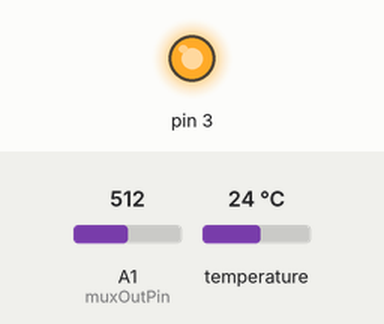
Recording of a sketch running on a simulated Arduino Uno, built with avr-gcc and run on an emulated ATmega328P. Shown: output pins drawn as LEDs (lit = HIGH). The inputs (shaded band) are chosen by the test bench; at power-on: A1 (muxOutPin) = 512, temperature 24 °C. No radio packets arrive unless stated; pins used as bus, display or sensor lines are not drawn.

Above: at 0.1 s.
At 1.3 s:
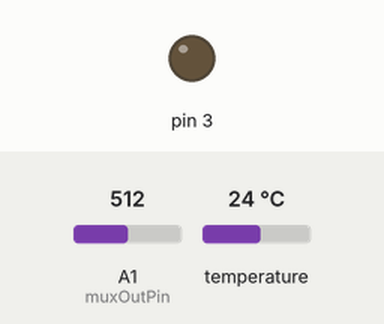
Timing chart, 0 to 2.8 s (numbered marks = the images above):
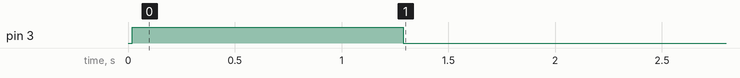

The sketch:

plants_wireless.ino
```cpp
#include <nRF24L01.h>
#include <printf.h>
#include <RF24.h>
#include <RF24_config.h>
#include <SPI.h>

#include <DallasTemperature.h>

#include <OneWire.h>

const int LIGHT_SENSOR_ID = 1;
const int TEMP_SENSOR_ID = 2;
const int MOISTURE_SENSOR_1_ID = 3;
const int MOISTURE_SENSOR_2_ID = 4;
const int MOISTURE_SENSOR_3_ID = 5;

/* Analog */
const int lightSensorPin = 0;
const int muxOutPin = 1;

/* Digital */
const int tempSensorPin = 2;

/* Mux */
const int muxPins[3] = {4,5,6};

// Setup a oneWire instance to communicate with any OneWire devices
// (not just Maxim/Dallas temperature ICs)
OneWire oneWire(tempSensorPin);

// Pass our oneWire reference to Dallas Temperature.
DallasTemperature sensors(&oneWire);

int lightLevel, temp, m1,m2,m3 = 0;

RF24 radio(9,10);

void setup() {
  radio.begin();
  radio.setPALevel(RF24_PA_MAX);
  radio.setChannel(0x76);
  radio.openWritingPipe(0xF0F0F0F0E1LL);
  radio.enableDynamicPayloads();
  radio.powerUp();

  // Turn off moisture sensor
  pinMode(3,OUTPUT);
  digitalWrite(3,LOW);
  sensors.begin();

  // Set up mux
  for (int i=0; i<3; i++)
  {
    pinMode(muxPins[i], OUTPUT);
    digitalWrite(muxPins[i], LOW);
  }
  pinMode(muxOutPin, INPUT);

}

void sendRadioMessage(String s){
  char msgChar[100];
  s.toCharArray(msgChar,100);
  radio.write(&msgChar,sizeof(msgChar));
}

void selectMuxPin(byte pin) {
  if(pin >7){
    return;
  }

  digitalWrite(muxPins[0], bitRead(pin,0));
  digitalWrite(muxPins[1], bitRead(pin,1));
  digitalWrite(muxPins[2], bitRead(pin,2));
}

void loop() {
  digitalWrite(3,HIGH);
  delay(500);
  lightLevel = analogRead(lightSensorPin);
  sensors.requestTemperatures();
  temp = sensors.getTempCByIndex(0);

  String muxMessage = "";
  for(byte pin=0;pin<8;pin++){
    selectMuxPin(pin);
    int pinValue = analogRead(muxOutPin);
    muxMessage += String(pin+5) + ":" + pinValue + ",";
  }

  digitalWrite(3,LOW);
  String lightMsg = String(LIGHT_SENSOR_ID) + ":" + lightLevel;
  String tempMsg = String(TEMP_SENSOR_ID) + ":" + temp;

  sendRadioMessage(muxMessage+lightMsg+","+tempMsg);
  delay(600000);

}
```

Measured:
- by itself, pin 3: LOW → HIGH at 0.02 s, → LOW 1.3 s later
